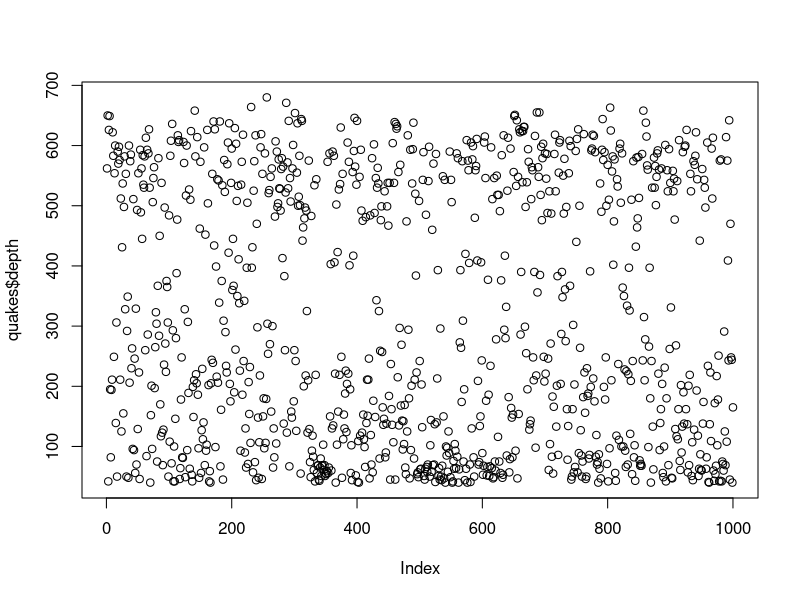
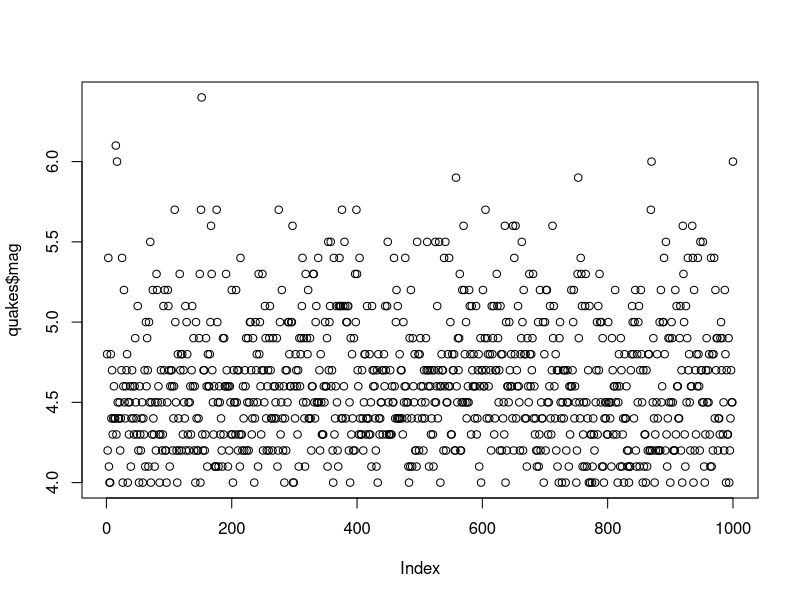
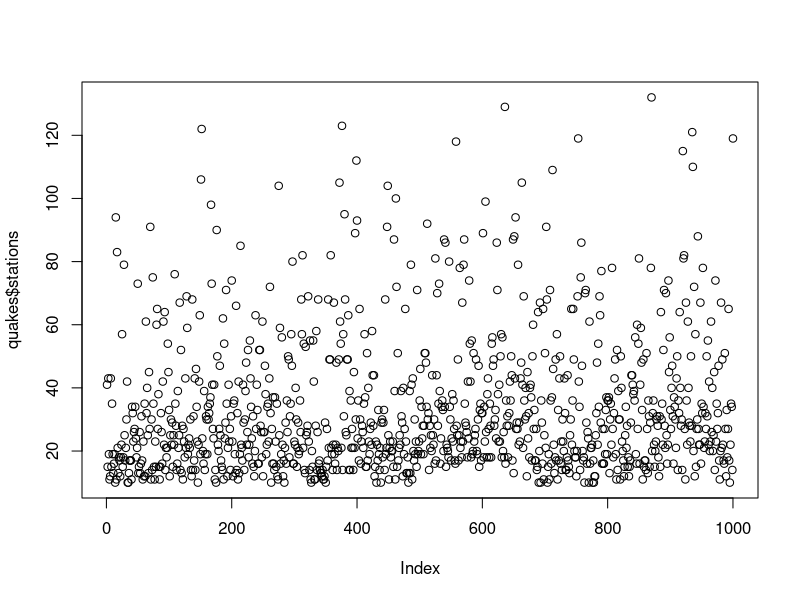
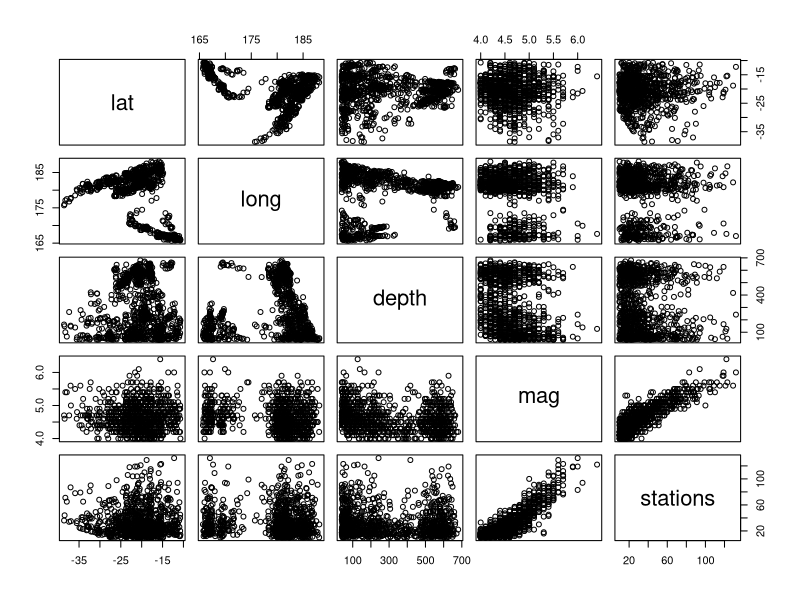
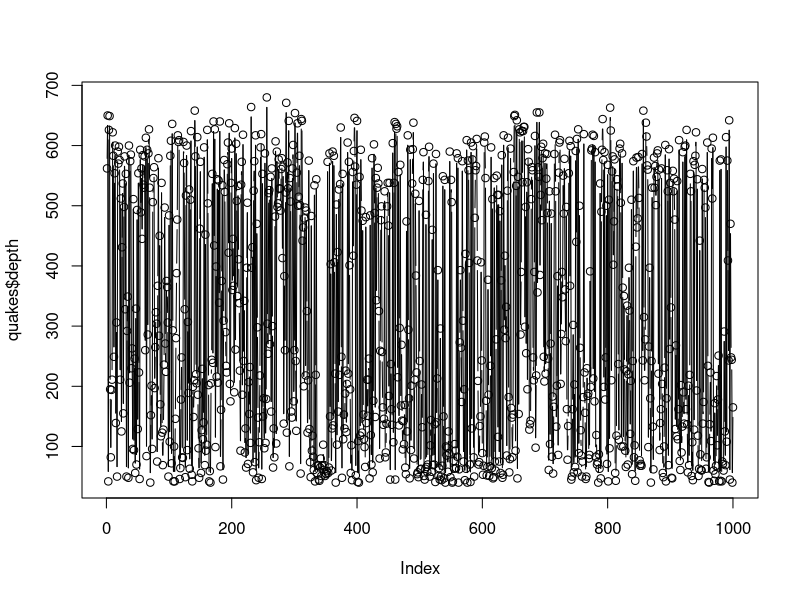
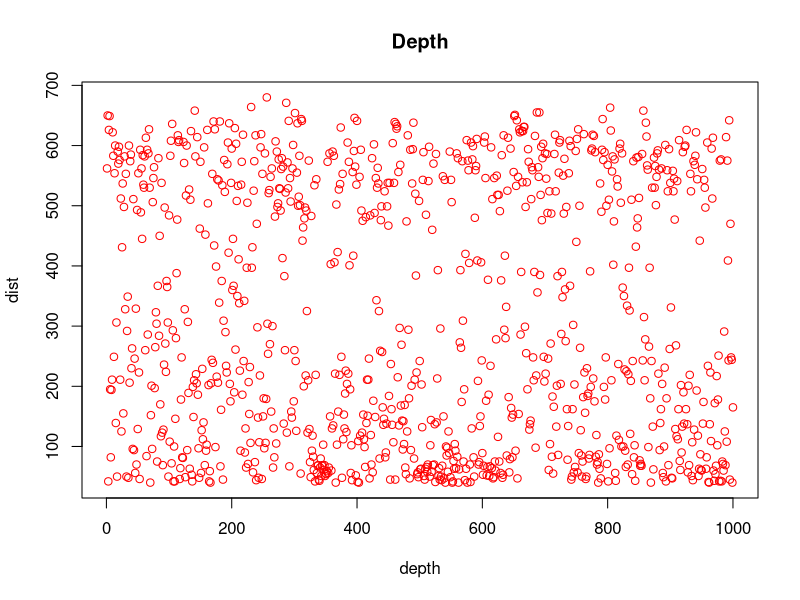
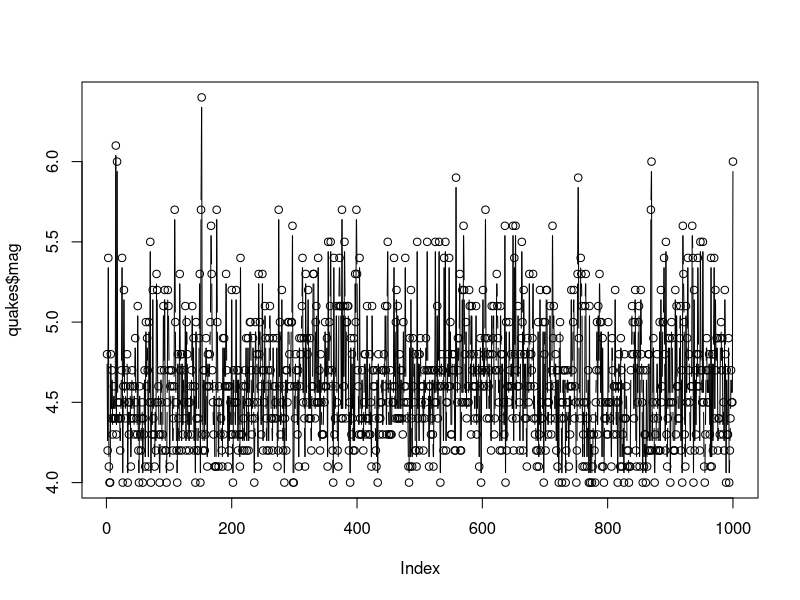
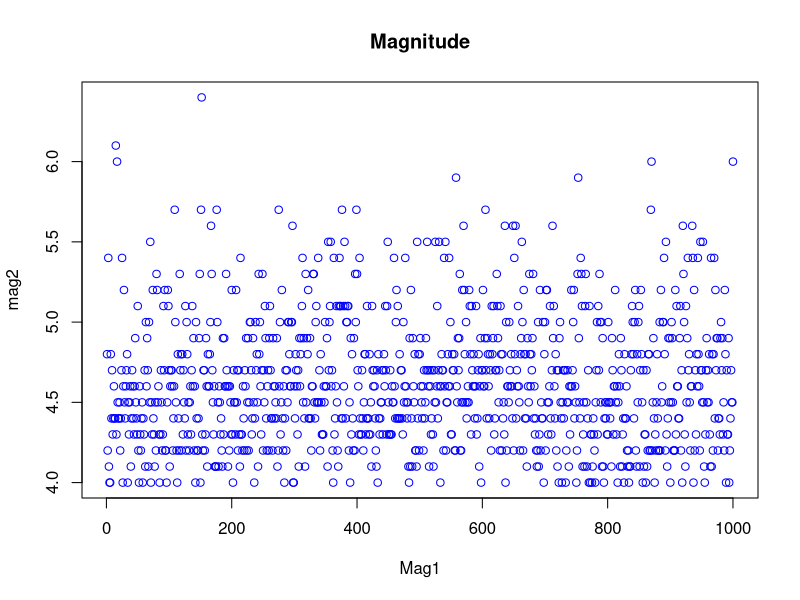

Write R code to recreate these figures, in order.
equakes<-datasets::quakes

#Head & Tail Gives 1st 6 and last 6 rows in dataset
head(quakes)
tail(quakes)

##############################

#Returns all rows in 3rd 4th 5th cols in dataset

quakes[ ,c(3,4,5)]

##############################


quakes$depth


##############################

#returns mean median 1st quartle 3rd quartle

summary(quakes$depth)
summary(quakes$mag)
summary(quakes$stations)



##############################

#Plots The Data into graph format

plot(quakes$depth)
plot(quakes$mag)
plot(quakes$stations)
plot(quakes)


##############################

plot(quakes$depth, type="b")
plot(quakes$depth, main="Depth" , xlab="depth" , ylab="dist",
     col="Red")

plot(quakes$mag, type="b")
plot(quakes$mag, main="Magnitude", xlab="Mag1", ylab="mag2",
     col="blue")

plot(quakes$stations, type="b")
plot(quakes$stations, main="Stations", xlab = "station 1", ylab = "station2",
     col="Blue")


#############################

#Barplot

barplot(quakes$depth)
barplot(quakes$mag)
barplot(quakes$stations)

barplot(quakes$depth, main = "Depth" , xlab = "depth1",col="Red", horiz = F)
barplot(quakes$mag, main="Magnitude", xlab = "mag1", col = "red", horiz = F)
barplot(quakes$stations, main = "Stations", xlab = "station1", col = "red", horiz = F)


#############################

#Histogram

hist(quakes$depth)
hist(quakes$mag)
hist(quakes$stations)

hist(quakes$depth, main = "Depth", xlab = "Depth1" , col = "Red")
hist(quakes$mag, main = "Magnitude", xlab = "Mag1", col = "Blue")
hist(quakes$stations, main = "Stations", xlab = "station1", col = "green")

#############################

#Boxplot

boxplot(quakes$depth)
boxplot(quakes$mag)
boxplot(quakes$stations)

#Multiple Boxplot

boxplot(quakes[ ,1:5] ,type="Multiple")


#############################

par(mfrow=c(4,3),mar=c(2,5,2,1), las=1, bty="o")
plot(quakes$depth, main = "Depth")
plot(quakes$mag, main = "Magnitude")
plot(quakes$stations, main = "Stations")

barplot(quakes$depth, main="Depth")
barplot(quakes$mag, main = "Magnitude")
barplot(quakes$stations, main = "Stations")

hist(quakes$depth, main = "Depth")
hist(quakes$mag, main = "Magnitude")
hist(quakes$stations, main = "Stations")

boxplot(quakes$depth, main = "Depth")
boxplot(quakes$mag, main = "Magnitude")
boxplot(quakes$stations, main = "Stations")